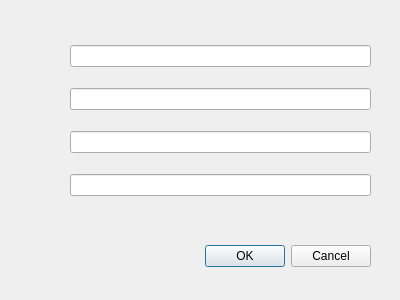
<?xml version="1.0" encoding="UTF-8"?>
<ui version="4.0">
 <class>addScientistDialog</class>
 <widget class="QDialog" name="addScientistDialog">
  <property name="geometry">
   <rect>
    <x>0</x>
    <y>0</y>
    <width>400</width>
    <height>300</height>
   </rect>
  </property>
  <property name="windowTitle">
   <string>Dialog</string>
  </property>
  <widget class="QDialogButtonBox" name="buttonBox">
   <property name="geometry">
    <rect>
     <x>30</x>
     <y>240</y>
     <width>341</width>
     <height>32</height>
    </rect>
   </property>
   <property name="orientation">
    <enum>Qt::Horizontal</enum>
   </property>
   <property name="standardButtons">
    <set>QDialogButtonBox::Cancel|QDialogButtonBox::Ok</set>
   </property>
  </widget>
  <widget class="QWidget" name="">
   <property name="geometry">
    <rect>
     <x>70</x>
     <y>30</y>
     <width>301</width>
     <height>181</height>
    </rect>
   </property>
   <layout class="QVBoxLayout" name="verticalLayout">
    <item>
     <widget class="QLineEdit" name="lineEdit"/>
    </item>
    <item>
     <widget class="QLineEdit" name="lineEdit_2"/>
    </item>
    <item>
     <widget class="QLineEdit" name="lineEdit_3"/>
    </item>
    <item>
     <widget class="QLineEdit" name="lineEdit_4"/>
    </item>
   </layout>
  </widget>
 </widget>
 <resources/>
 <connections>
  <connection>
   <sender>buttonBox</sender>
   <signal>accepted()</signal>
   <receiver>addScientistDialog</receiver>
   <slot>accept()</slot>
   <hints>
    <hint type="sourcelabel">
     <x>248</x>
     <y>254</y>
    </hint>
    <hint type="destinationlabel">
     <x>157</x>
     <y>274</y>
    </hint>
   </hints>
  </connection>
  <connection>
   <sender>buttonBox</sender>
   <signal>rejected()</signal>
   <receiver>addScientistDialog</receiver>
   <slot>reject()</slot>
   <hints>
    <hint type="sourcelabel">
     <x>316</x>
     <y>260</y>
    </hint>
    <hint type="destinationlabel">
     <x>286</x>
     <y>274</y>
    </hint>
   </hints>
  </connection>
 </connections>
</ui>
